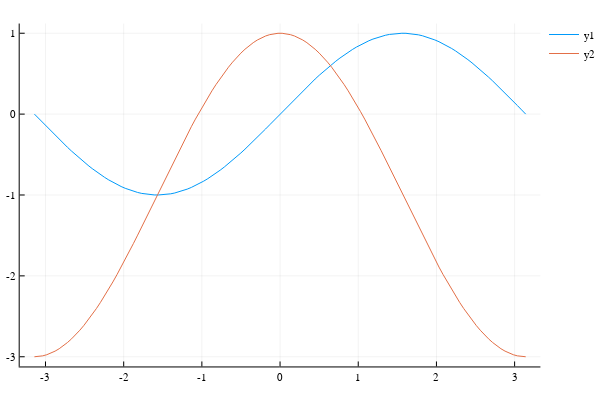

Notebook source saved alongside this figure:
### Markdown cell above
### Exercise 4.B

Plot the functions $sin(x)$ and $2 \cdot cos(x) - 1$ on the interval $[-\pi, +\pi]$.

### Code cell
# the x-axis interval
xs = range(-pi, stop=+pi, length=120)

# plot!
plot(xs, [sin, x->2*cos(x)-1])

### Figure 1 — Plotly figure (JSON) as saved in the notebook; plotly's stock layout.template omitted (floating-point values rounded to 4 significant figures)
{"data": [{"colorbar": {"title": ""}, "hoverinfo": "text", "legendgroup": "y1", "line": {"color": "rgba(0, 154, 250, 1.000)", "dash": "solid", "shape": "linear", "width": 1}, "mode": "lines", "name": "y1", "showlegend": true, "text": [null, null, null, null, null, null, null, null, null, null, null, null, null, null, null, null, null, null, null, null, null, null, null, null, null, null, null, null, null, null, null, null, null, null, null, null, null, null, null, null, null, null, null, null, null, null, null, null, null, null, null, null, null, null, null, null, null, null, null, null, null, null, null, null, null, null, null, null, null, null, null, null, null, null, null, null, null, null, null, null, null, null, null, null, null, null, null, null, null, null, null, null, null, null, null, null, null, null, null, null, null, null, null, null, null, null, null, null, null, null, null, null, null, null, null, null, null, null, null, null], "type": "scatter", "x": [-3.142, -3.089, -3.036, -2.983, -2.93, -2.878, -2.825, -2.772, -2.719, -2.666, -2.614, -2.561, -2.508, -2.455, -2.402, -2.35, -2.297, -2.244, -2.191, -2.138, -2.086, -2.033, -1.98, -1.927, -1.874, -1.822, -1.769, -1.716, -1.663, -1.61, -1.558, -1.505, -1.452, -1.399, -1.346, -1.294, -1.241, -1.188, -1.135, -1.082, -1.03, -0.9768, -0.924, -0.8712, -0.8184, -0.7656, -0.7128, -0.66, -0.6072, -0.5544, -0.5016, -0.4488, -0.396, -0.3432, -0.2904, -0.2376, -0.1848, -0.132, -0.0792, -0.0264, 0.0264, 0.0792, 0.132, 0.1848, 0.2376, 0.2904, 0.3432, 0.396, 0.4488, 0.5016, 0.5544, 0.6072, 0.66, 0.7128, 0.7656, 0.8184, 0.8712, 0.924, 0.9768, 1.03, 1.082, 1.135, 1.188, 1.241, 1.294, 1.346, 1.399, 1.452, 1.505, 1.558, 1.61, 1.663, 1.716, 1.769, 1.822, 1.874, 1.927, 1.98, 2.033, 2.086, 2.138, 2.191, 2.244, 2.297, 2.35, 2.402, 2.455, 2.508, 2.561, 2.614, 2.666, 2.719, 2.772, 2.825, 2.878, 2.93, 2.983, 3.036, 3.089, 3.142], "xaxis": "x1", "y": [-1.225e-16, -0.05278, -0.1054, -0.1577, -0.2096, -0.2609, -0.3115, -0.3612, -0.4099, -0.4575, -0.5038, -0.5487, -0.592, -0.6338, -0.6737, -0.7118, -0.7478, -0.7818, -0.8136, -0.8432, -0.8704, -0.8952, -0.9174, -0.9372, -0.9543, -0.9687, -0.9805, -0.9895, -0.9957, -0.9992, -0.9999, -0.9978, -0.993, -0.9853, -0.9749, -0.9618, -0.946, -0.9276, -0.9066, -0.8831, -0.8571, -0.8287, -0.798, -0.7651, -0.7301, -0.693, -0.654, -0.6131, -0.5706, -0.5264, -0.4808, -0.4339, -0.3857, -0.3365, -0.2863, -0.2354, -0.1837, -0.1316, -0.07912, -0.0264, 0.0264, 0.07912, 0.1316, 0.1837, 0.2354, 0.2863, 0.3365, 0.3857, 0.4339, 0.4808, 0.5264, 0.5706, 0.6131, 0.654, 0.693, 0.7301, 0.7651, 0.798, 0.8287, 0.8571, 0.8831, 0.9066, 0.9276, 0.946, 0.9618, 0.9749, 0.9853, 0.993, 0.9978, 0.9999, 0.9992, 0.9957, 0.9895, 0.9805, 0.9687, 0.9543, 0.9372, 0.9174, 0.8952, 0.8704, 0.8432, 0.8136, 0.7818, 0.7478, 0.7118, 0.6737, 0.6338, 0.592, 0.5487, 0.5038, 0.4575, 0.4099, 0.3612, 0.3115, 0.2609, 0.2096, 0.1577, 0.1054, 0.05278, 1.225e-16], "yaxis": "y1", "zmax": 0.1, "zmin": -0.1}, {"colorbar": {"title": ""}, "hoverinfo": "text", "legendgroup": "y2", "line": {"color": "rgba(227, 111, 71, 1.000)", "dash": "solid", "shape": "linear", "width": 1}, "mode": "lines", "name": "y2", "showlegend": true, "text": [null, null, null, null, null, null, null, null, null, null, null, null, null, null, null, null, null, null, null, null, null, null, null, null, null, null, null, null, null, null, null, null, null, null, null, null, null, null, null, null, null, null, null, null, null, null, null, null, null, null, null, null, null, null, null, null, null, null, null, null, null, null, null, null, null, null, null, null, null, null, null, null, null, null, null, null, null, null, null, null, null, null, null, null, null, null, null, null, null, null, null, null, null, null, null, null, null, null, null, null, null, null, null, null, null, null, null, null, null, null, null, null, null, null, null, null, null, null, null, null], "type": "scatter", "x": [-3.142, -3.089, -3.036, -2.983, -2.93, -2.878, -2.825, -2.772, -2.719, -2.666, -2.614, -2.561, -2.508, -2.455, -2.402, -2.35, -2.297, -2.244, -2.191, -2.138, -2.086, -2.033, -1.98, -1.927, -1.874, -1.822, -1.769, -1.716, -1.663, -1.61, -1.558, -1.505, -1.452, -1.399, -1.346, -1.294, -1.241, -1.188, -1.135, -1.082, -1.03, -0.9768, -0.924, -0.8712, -0.8184, -0.7656, -0.7128, -0.66, -0.6072, -0.5544, -0.5016, -0.4488, -0.396, -0.3432, -0.2904, -0.2376, -0.1848, -0.132, -0.0792, -0.0264, 0.0264, 0.0792, 0.132, 0.1848, 0.2376, 0.2904, 0.3432, 0.396, 0.4488, 0.5016, 0.5544, 0.6072, 0.66, 0.7128, 0.7656, 0.8184, 0.8712, 0.924, 0.9768, 1.03, 1.082, 1.135, 1.188, 1.241, 1.294, 1.346, 1.399, 1.452, 1.505, 1.558, 1.61, 1.663, 1.716, 1.769, 1.822, 1.874, 1.927, 1.98, 2.033, 2.086, 2.138, 2.191, 2.244, 2.297, 2.35, 2.402, 2.455, 2.508, 2.561, 2.614, 2.666, 2.719, 2.772, 2.825, 2.878, 2.93, 2.983, 3.036, 3.089, 3.142], "xaxis": "x1", "y": [-3, -2.997, -2.989, -2.975, -2.956, -2.931, -2.9, -2.865, -2.824, -2.778, -2.728, -2.672, -2.612, -2.547, -2.478, -2.405, -2.328, -2.247, -2.163, -2.075, -1.985, -1.891, -1.796, -1.698, -1.598, -1.496, -1.393, -1.289, -1.185, -1.079, -0.9736, -0.8681, -0.763, -0.6585, -0.555, -0.4527, -0.3519, -0.253, -0.1561, -0.06157, 0.03033, 0.1194, 0.2053, 0.2878, 0.3668, 0.4419, 0.5131, 0.58, 0.6425, 0.7004, 0.7536, 0.8019, 0.8452, 0.8834, 0.9163, 0.9438, 0.9659, 0.9826, 0.9937, 0.9993, 0.9993, 0.9937, 0.9826, 0.9659, 0.9438, 0.9163, 0.8834, 0.8452, 0.8019, 0.7536, 0.7004, 0.6425, 0.58, 0.5131, 0.4419, 0.3668, 0.2878, 0.2053, 0.1194, 0.03033, -0.06157, -0.1561, -0.253, -0.3519, -0.4527, -0.555, -0.6585, -0.763, -0.8681, -0.9736, -1.079, -1.185, -1.289, -1.393, -1.496, -1.598, -1.698, -1.796, -1.891, -1.985, -2.075, -2.163, -2.247, -2.328, -2.405, -2.478, -2.547, -2.612, -2.672, -2.728, -2.778, -2.824, -2.865, -2.9, -2.931, -2.956, -2.975, -2.989, -2.997, -3], "yaxis": "y1", "zmax": 0.1, "zmin": -0.1}], "layout": {"annotations": [], "height": 400, "legend": {"bgcolor": "rgba(255, 255, 255, 1.000)", "bordercolor": "rgba(0, 0, 0, 1.000)", "font": {"color": "rgba(0, 0, 0, 1.000)", "family": "sans-serif", "size": 11}, "tracegroupgap": 0, "x": 1, "y": 1}, "margin": {"b": 20, "l": 0, "r": 0, "t": 20}, "paper_bgcolor": "rgba(255, 255, 255, 1.000)", "plot_bgcolor": "rgba(255, 255, 255, 1.000)", "showlegend": true, "width": 600, "xaxis": {"anchor": "y1", "domain": [0.03619, 0.9934], "gridcolor": "rgba(0, 0, 0, 0.100)", "gridwidth": 0.5, "linecolor": "rgba(0, 0, 0, 1.000)", "mirror": false, "range": [-3.33, 3.33], "showgrid": true, "showline": true, "showticklabels": true, "tickangle": 0, "tickcolor": "rgb(0, 0, 0)", "tickfont": {"color": "rgba(0, 0, 0, 1.000)", "family": "sans-serif", "size": 11}, "tickmode": "array", "ticks": "inside", "ticktext": ["-3", "-2", "-1", "0", "1", "2", "3"], "tickvals": [-3, -2, -1, 0, 1, 2, 3], "title": "", "titlefont": {"color": "rgba(0, 0, 0, 1.000)", "family": "sans-serif", "size": 15}, "type": "-", "visible": true, "zeroline": false, "zerolinecolor": "rgba(0, 0, 0, 1.000)"}, "yaxis": {"anchor": "x1", "domain": [0.03762, 0.9902], "gridcolor": "rgba(0, 0, 0, 0.100)", "gridwidth": 0.5, "linecolor": "rgba(0, 0, 0, 1.000)", "mirror": false, "range": [-3.12, 1.12], "showgrid": true, "showline": true, "showticklabels": true, "tickangle": 0, "tickcolor": "rgb(0, 0, 0)", "tickfont": {"color": "rgba(0, 0, 0, 1.000)", "family": "sans-serif", "size": 11}, "tickmode": "array", "ticks": "inside", "ticktext": ["-3", "-2", "-1", "0", "1"], "tickvals": [-3, -2, -1, 0, 1], "title": "", "titlefont": {"color": "rgba(0, 0, 0, 1.000)", "family": "sans-serif", "size": 15}, "type": "-", "visible": true, "zeroline": false, "zerolinecolor": "rgba(0, 0, 0, 1.000)"}}}
